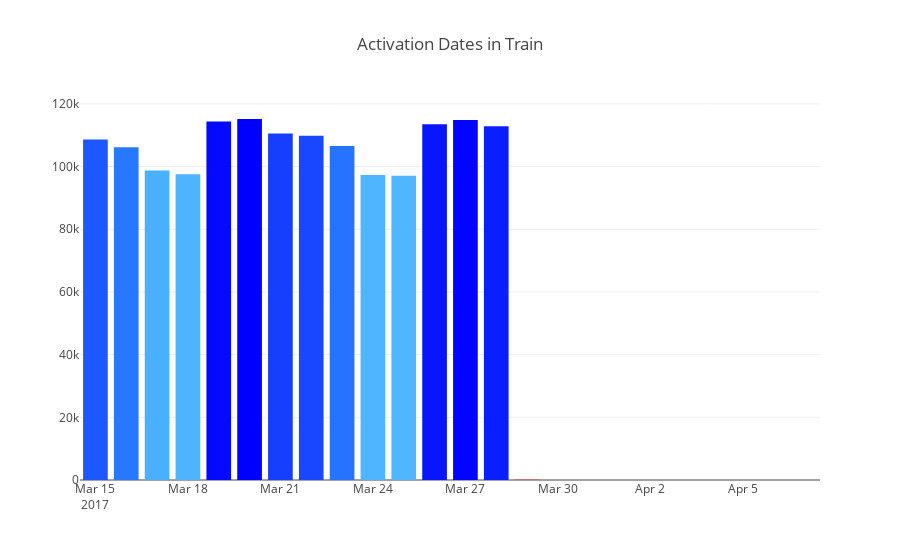
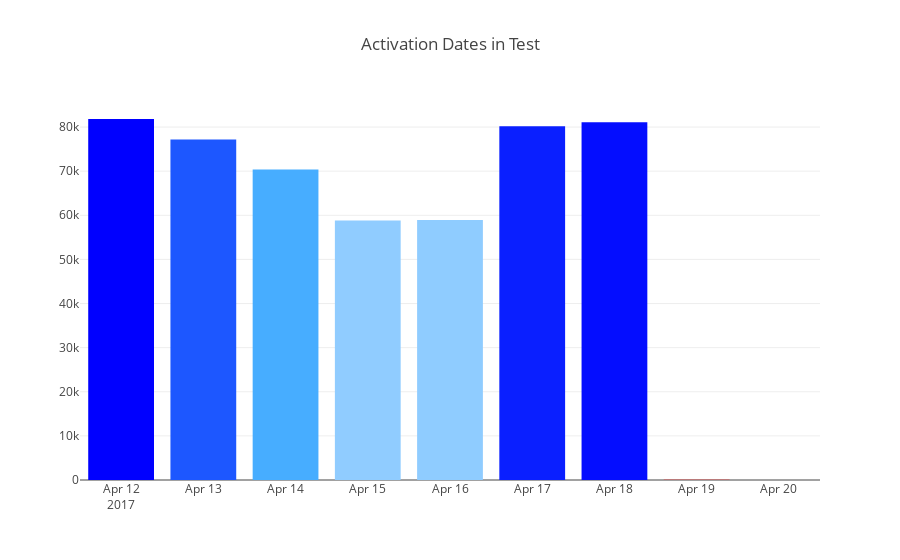

The cell these charts' notebook holds for them, in order:
### Markdown cell above
**Activation Date:**

### Code cell
cnt_srs = train_df['activation_date'].value_counts()

trace = go.Bar(
    x=cnt_srs.index,
    y=cnt_srs.values,
    marker=dict(
        color=cnt_srs.values,
        colorscale = 'Picnic',
        reversescale = True
    ),
)

layout = go.Layout(
    title='Activation Dates in Train'
)

data = [trace]
fig = go.Figure(data=data, layout=layout)
py.iplot(fig, filename="ActivationDate")

# Activation dates in test
cnt_srs = test_df['activation_date'].value_counts()

trace = go.Bar(
    x=cnt_srs.index,
    y=cnt_srs.values,
    marker=dict(
        color=cnt_srs.values,
        colorscale = 'Picnic',
        reversescale = True
    ),
)

layout = go.Layout(
    title='Activation Dates in Test'
)

data = [trace]
fig = go.Figure(data=data, layout=layout)
py.iplot(fig, filename="ActivationDate")

### Figure 1 — Plotly figure (JSON) as saved in the notebook; plotly's stock layout.template omitted (floating-point values rounded to 4 significant figures)
{"data": [{"marker": {"color": [115190, 114863, 114416, 113513, 112885, 110535, 109813, 108615, 106544, 106168, 98773, 97554, 97351, 97104, 87, 3, 3, 3, 2, 1, 1], "colorscale": "Picnic", "reversescale": true}, "type": "bar", "x": ["2017-03-20", "2017-03-27", "2017-03-19", "2017-03-26", "2017-03-28", "2017-03-21", "2017-03-22", "2017-03-15", "2017-03-23", "2017-03-16", "2017-03-17", "2017-03-18", "2017-03-24", "2017-03-25", "2017-03-29", "2017-04-01", "2017-03-30", "2017-04-02", "2017-04-03", "2017-04-07", "2017-03-31"], "y": [115190, 114863, 114416, 113513, 112885, 110535, 109813, 108615, 106544, 106168, 98773, 97554, 97351, 97104, 87, 3, 3, 3, 2, 1, 1]}], "layout": {"title": "Activation Dates in Train"}}

### Figure 2 — Plotly figure (JSON) as saved in the notebook; plotly's stock layout.template omitted (floating-point values rounded to 4 significant figures)
{"data": [{"marker": {"color": [81824, 81114, 80191, 77176, 70366, 58909, 58793, 64, 1], "colorscale": "Picnic", "reversescale": true}, "type": "bar", "x": ["2017-04-12", "2017-04-18", "2017-04-17", "2017-04-13", "2017-04-14", "2017-04-16", "2017-04-15", "2017-04-19", "2017-04-20"], "y": [81824, 81114, 80191, 77176, 70366, 58909, 58793, 64, 1]}], "layout": {"title": "Activation Dates in Test"}}
